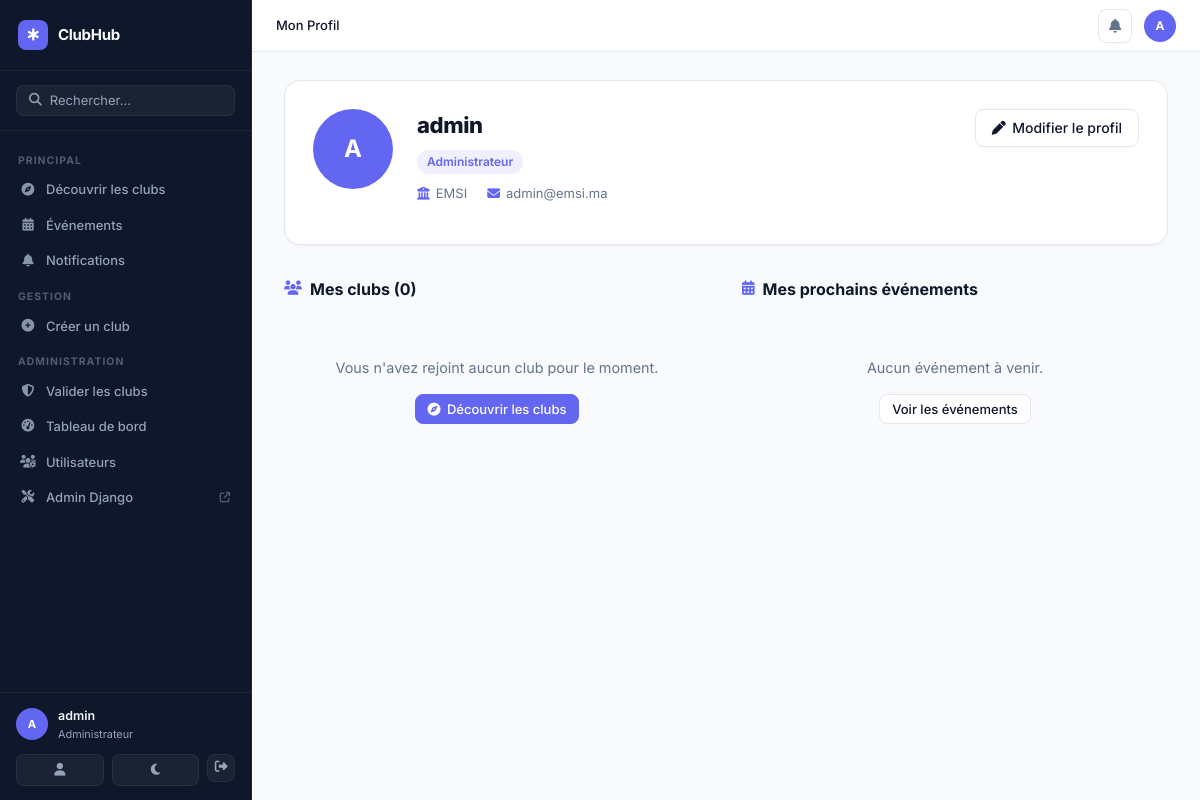
Page /profile/ (signed in) on the committed database.
### presences/models.py (models this page shows, shortened)
class Utilisateur(AbstractUser):
    ROLE_ADMIN = 'admin'
    ROLE_ENSEIGNANT = 'enseignant'
    ROLE_ETUDIANT = 'etudiant'
    ROLE_CLUB_MANAGER = 'club_manager'
    ROLE_CHOICES = (
        ('admin', 'Administrateur'),
        ('enseignant', 'Enseignant'),
        ('etudiant', 'Étudiant'),
        ('club_manager', 'Responsable de Club'),
    )
    role = models.CharField(max_length=20, choices=ROLE_CHOICES, default='etudiant')
    cne = models.CharField(max_length=20, blank=True, null=True)
    filiere = models.CharField(max_length=50, blank=True, null=True)
    bio = models.TextField(blank=True, default='')
    avatar = models.ImageField(upload_to='avatars/', null=True, blank=True)
    phone = models.CharField(max_length=20, blank=True, default='')
    university = models.CharField(max_length=200, blank=True, default='EMSI')
    website = models.URLField(blank=True, default='')
    linkedin = models.URLField(blank=True, default='')
    @property
    def is_platform_admin(self):
        return self.role == self.ROLE_ADMIN
    def get_initials(self):
        parts = []
        if self.first_name:
            parts.append(self.first_name[0].upper())
        if self.last_name:
            parts.append(self.last_name[0].upper())
        if not parts:
            parts.append(self.username[0].upper())
        return ''.join(parts[:2])

### presences/views.py (the view)
# urls.py: path('profile/', pres_views.profile_view, name='profile'),
@login_required
def profile_view(request):
    from clubs.models import Membership
    from events.models import EventRegistration
    memberships = Membership.objects.filter(
        user=request.user, status='approved'
    ).select_related('club').order_by('-joined_at')[:8]
    upcoming_regs = EventRegistration.objects.filter(
        user=request.user, status='registered',
        event__date__gte=__import__('datetime').date.today()
    ).select_related('event', 'event__club').order_by('event__date')[:5]
    return render(request, 'accounts/profile.html', {
        'memberships': memberships,
        'upcoming_regs': upcoming_regs,
    })

### notifications/context_processors.py (called while the page is built)
def notifications_context(request):
    ctx = {'unread_notif_count': 0, 'pending_clubs_count': 0}
    if request.user.is_authenticated:
        ctx['unread_notif_count'] = request.user.notifications.filter(is_read=False).count()
        if getattr(request.user, 'is_platform_admin', False):
            from clubs.models import Club
            ctx['pending_clubs_count'] = Club.objects.filter(status='pending').count()
    return ctx

### templates/accounts/profile.html (shortened to what this page needs)
{% extends 'base.html' %}
{% load static %}
{% block breadcrumb %}
<span class="breadcrumb-item">Mon Profil</span>
{% endblock %}
{% block content %}
<div class="profile-page">
  <div class="profile-header-card">
    <div class="profile-avatar-wrap">
      {% if user.avatar %}
      <img src="{{ user.avatar.url }}" alt="" class="profile-avatar">
      {% else %}
      <div class="profile-avatar-placeholder">{{ user.get_initials }}</div>
      {% endif %}
    </div>
    <div class="profile-header-info">
      <h1 class="profile-name">{{ user.get_full_name|default:user.username }}</h1>
      <div class="profile-role-badge">{{ user.get_role_display }}</div>
      <div class="profile-meta">
        {% if user.university %}
        <span><i class="fa-solid fa-building-columns"></i> {{ user.university }}</span>
        {% endif %}
        {% if user.email %}
        <span><i class="fa-solid fa-envelope"></i> {{ user.email }}</span>
        {% endif %}
      </div>
    </div>
    <a href="{% url 'profile_edit' %}" class="btn btn-secondary">
      <i class="fa-solid fa-pen"></i> Modifier le profil
    </a>
  </div>
  <div class="profile-grid">
    <div>
      <h2 class="profile-section-title">
        <i class="fa-solid fa-users"></i> Mes clubs ({{ memberships.count }})
      </h2>
      {% if memberships %}
      <div class="profile-clubs-grid">
        {% for m in memberships %}
        <a href="{% url 'club_detail' slug=m.club.slug %}" class="profile-club-card">
          <div class="pclub-logo">
            {% if m.club.logo %}
            <img src="{{ m.club.logo.url }}" alt="">
            {% else %}
            {{ m.club.name.0 }}
            {% endif %}
          </div>
          <div class="pclub-info">
            <div class="pclub-name">{{ m.club.name }}</div>
            <div class="pclub-role">{{ m.get_role_display }}</div>
          </div>
          <span class="badge {% if m.role == 'owner' %}badge-info{% elif m.role == 'manager' %}badge-warning{% else %}badge-neutral{% endif %}">
            {{ m.get_role_display }}
          </span>
        </a>
        {% endfor %}
      </div>
      {% else %}
      <div class="empty-state">
        <p>Vous n'avez rejoint aucun club pour le moment.</p>
        <a href="{% url 'club_list' %}" class="btn btn-primary btn-sm mt-4">
          <i class="fa-solid fa-compass"></i> Découvrir les clubs
        </a>
      </div>
      {% endif %}
    </div>
    <div>
      <h2 class="profile-section-title">
        <i class="fa-solid fa-calendar-days"></i> Mes prochains événements
      </h2>
      {% if upcoming_regs %}
      {% for reg in upcoming_regs %}
      <a href="{% url 'event_detail' pk=reg.event.pk %}" class="profile-event-row">
        <div class="per-date">
          <span class="per-day">{{ reg.event.date|date:"d" }}</span>
          <span class="per-month">{{ reg.event.date|date:"M" }}</span>
        </div>
        <div class="per-info">
          <div class="per-title">{{ reg.event.title }}</div>
          <div class="per-club">{{ reg.event.club.name }}</div>
        </div>
        <span class="badge badge-success">Inscrit</span>
      </a>
      {% endfor %}
      {% else %}
      <div class="empty-state">
        <p>Aucun événement à venir.</p>
        <a href="{% url 'event_list' %}" class="btn btn-secondary btn-sm mt-4">
          Voir les événements
        </a>
      </div>
      {% endif %}
    </div>
  </div>
</div>
{% endblock %}

### templates/base.html (shortened to what this page needs)
{% load static %}
<!DOCTYPE html>
<html lang="fr">
<head>
  <link rel="stylesheet" href="https://cdnjs.cloudflare.com/ajax/libs/font-awesome/6.5.0/css/all.min.css">
  <link rel="stylesheet" href="{% static 'css/style.css' %}">
  <link rel="stylesheet" href="{% static 'css/clubs.css' %}">
</head>
<body class="{% block body_class %}{% endblock %}">
{% if user.is_authenticated %}
<aside class="sidebar" id="sidebar">
  <div class="sidebar-brand">
    <a href="{% url 'club_list' %}" class="brand-link">
      <div class="brand-icon"><i class="fa-solid fa-star-of-life"></i></div>
      <span class="brand-name">ClubHub</span>
    </a>
  </div>
  <div class="sidebar-search">
    <form action="{% url 'club_list' %}" method="get">
      <div class="search-input-wrap">
        <i class="fa-solid fa-magnifying-glass"></i>
        <input type="text" name="q" placeholder="Rechercher..." class="sidebar-search-input">
      </div>
    </form>
  </div>
  <nav class="sidebar-nav">
    <div class="sidebar-section-label">Principal</div>
    <a href="{% url 'club_list' %}"
       class="sidebar-link {% if request.resolver_match.url_name == 'club_list' %}active{% endif %}">
      <i class="fa-solid fa-compass"></i>
      <span>Découvrir les clubs</span>
    </a>
    <a href="{% url 'event_list' %}"
       class="sidebar-link {% if 'event' in request.resolver_match.url_name %}active{% endif %}">
      <i class="fa-solid fa-calendar-days"></i>
      <span>Événements</span>
    </a>
    <a href="{% url 'notification_list' %}"
       class="sidebar-link {% if request.resolver_match.url_name == 'notification_list' %}active{% endif %}">
      <i class="fa-solid fa-bell"></i>
      <span>Notifications</span>
    </a>
    {% if user.role == 'admin' or user.role == 'club_manager' %}
    <div class="sidebar-section-label">Gestion</div>
    <a href="{% url 'club_create' %}"
       class="sidebar-link {% if request.resolver_match.url_name == 'club_create' %}active{% endif %}">
      <i class="fa-solid fa-plus-circle"></i>
      <span>Créer un club</span>
    </a>
    {% endif %}
    {% if user.role == 'admin' %}
    <div class="sidebar-section-label">Administration</div>
    <a href="{% url 'admin_clubs' %}"
       class="sidebar-link {% if 'admin_club' in request.resolver_match.url_name %}active{% endif %}">
      <i class="fa-solid fa-shield-halved"></i>
      <span>Valider les clubs</span>
    </a>
    <a href="{% url 'dashboard_admin' %}"
       class="sidebar-link {% if 'dashboard_admin' in request.resolver_match.url_name %}active{% endif %}">
      <i class="fa-solid fa-gauge-high"></i>
      <span>Tableau de bord</span>
    </a>
    <a href="{% url 'admin_users' %}" class="sidebar-link">
      <i class="fa-solid fa-users-gear"></i>
      <span>Utilisateurs</span>
    </a>
    <a href="/admin/" class="sidebar-link" target="_blank">
      <i class="fa-solid fa-screwdriver-wrench"></i>
      <span>Admin Django</span>
      <i class="fa-solid fa-arrow-up-right-from-square" style="font-size:.65rem;margin-left:auto;opacity:.5"></i>
    </a>
    {% endif %}
  </nav>
  <div class="sidebar-footer">
    <div class="sidebar-user">
      <div class="user-avatar-sm">
        {% if user.avatar %}
          <img src="{{ user.avatar.url }}" alt="" style="width:100%;height:100%;object-fit:cover;border-radius:50%;">
        {% else %}
          {{ user.get_initials }}
        {% endif %}
      </div>
      <div class="user-meta">
        <div class="user-name-sm">{{ user.get_full_name|default:user.username }}</div>
        <div class="user-role-sm">{{ user.get_role_display }}</div>
      </div>
    </div>
    <div class="sidebar-footer-actions">
      <a href="{% url 'profile' %}" class="sidebar-action-btn" title="Profil">
        <i class="fa-solid fa-user"></i>
      </a>
      <button class="sidebar-action-btn theme-toggle" id="themeToggle" title="Changer le thème">
        <i class="fa-solid fa-moon" id="themeIcon"></i>
      </button>
      <form method="post" action="{% url 'logout' %}" style="display:inline">
        <button type="submit" class="sidebar-action-btn sidebar-action-btn--danger" title="Déconnexion">
          <i class="fa-solid fa-right-from-bracket"></i>
        </button>
      </form>
    </div>
  </div>
</aside>
<div class="main-area">
  <header class="topbar">
    <div class="topbar-breadcrumb">
      {% block breadcrumb %}{% endblock %}
    </div>
    <div class="topbar-actions">
      <a href="{% url 'notification_list' %}" class="topbar-icon-btn" id="notif-btn">
        <i class="fa-solid fa-bell"></i>
      </a>
      <a href="{% url 'profile' %}" class="topbar-avatar">
        {% if user.avatar %}
          <img src="{{ user.avatar.url }}" alt="">
        {% else %}
          {{ user.get_initials }}
        {% endif %}
      </a>
    </div>
  </header>
  <main class="page-content">
    {% block content %}{% endblock %}
  </main>
</div>
{% else %}
<div class="public-layout">
  {% block public_content %}{% endblock %}
</div>
{% endif %}
</body>
</html>

### static/css/style.css (style rules this page uses)
:root { --primary: #2563EB; --primary-dark: #1D4ED8; --primary-light: #EFF6FF; --sidebar-bg: #1E293B; --sidebar-border: #334155; --sidebar-text: #94A3B8; --sidebar-text-active: #F8FAFC; --bg: #F1F5F9; --surface: #FFFFFF; --surface-secondary: #F8FAFC; --border: #E2E8F0; --text: #0F172A; --text-muted: #64748B; --text-light: #94A3B8; --danger: #DC2626; --danger-light: #FEF2F2; --success: #16A34A; --success-light: #F0FDF4; --warning: #D97706; --warning-light: #FFFBEB; --shadow-sm: 0 1px 2px 0 rgba(0, 0, 0, 0.05); --shadow: 0 1px 3px 0 rgba(0, 0, 0, 0.1), 0 1px 2px -1px rgba(0, 0, 0, 0.1); --shadow-md: 0 4px 6px -1px rgba(0, 0, 0, 0.1), 0 2px 4px -2px rgba(0, 0, 0, 0.1); --radius: 0.5rem; --radius-lg: 0.75rem; --sidebar-width: 240px; }
*, *::before, *::after { box-sizing: border-box; margin: 0; padding: 0; }
html { font-size: 16px; }
body { font-family: 'Inter', system-ui, -apple-system, sans-serif; color: var(--text); background: var(--bg); line-height: 1.5; -webkit-font-smoothing: antialiased; transition: background-color .2s ease, color .2s ease; }
.sidebar { width: var(--sidebar-width); background: var(--sidebar-bg); display: flex; flex-direction: column; flex-shrink: 0; position: fixed; top: 0; left: 0; height: 100vh; overflow-y: auto; z-index: 100; }
.sidebar-brand { padding: 1.375rem 1.25rem; font-size: 1rem; font-weight: 700; color: #F8FAFC; border-bottom: 1px solid var(--sidebar-border); letter-spacing: -0.3px; }
.sidebar-link { display: flex; align-items: center; gap: 0.625rem; padding: 0.5625rem 1.25rem; text-decoration: none; color: var(--sidebar-text); font-size: 0.875rem; font-weight: 500; transition: background 0.15s, color 0.15s; border-left: 2px solid transparent; }
.sidebar-link i { width: 16px; font-size: 0.85rem; text-align: center; opacity: 0.85; }
.sidebar-footer { padding: 1rem 1.25rem; border-top: 1px solid var(--sidebar-border); }
.sidebar-user { display: flex; align-items: center; gap: 0.625rem; margin-bottom: 0.875rem; }
.main-area { margin-left: var(--sidebar-width); flex: 1; display: flex; flex-direction: column; min-height: 100vh; }
.btn { display: inline-flex; align-items: center; gap: 0.375rem; padding: 0.5rem 1rem; border-radius: var(--radius); border: 1px solid transparent; font-size: 0.875rem; font-weight: 500; cursor: pointer; text-decoration: none; transition: all 0.15s; white-space: nowrap; line-height: 1.4; font-family: inherit; }
.btn-primary { background: var(--primary); color: white; border-color: var(--primary); }
.btn-secondary { background: var(--surface); color: var(--text); border-color: var(--border); }
.btn-sm { padding: 0.3rem 0.7rem; font-size: 0.8125rem; }
.empty-state { text-align: center; padding: 2.5rem 2rem; color: var(--text-muted); }
.empty-state p { font-size: 0.9rem; }
.mt-4 { margin-top: 1rem; }

### rows in the picture
Utilisateur: get_initials "A", get_full_name "admin", role "Administrateur", university "EMSI", email "admin@emsi.ma"

### other values in the picture
{{ memberships.count }} "0"
